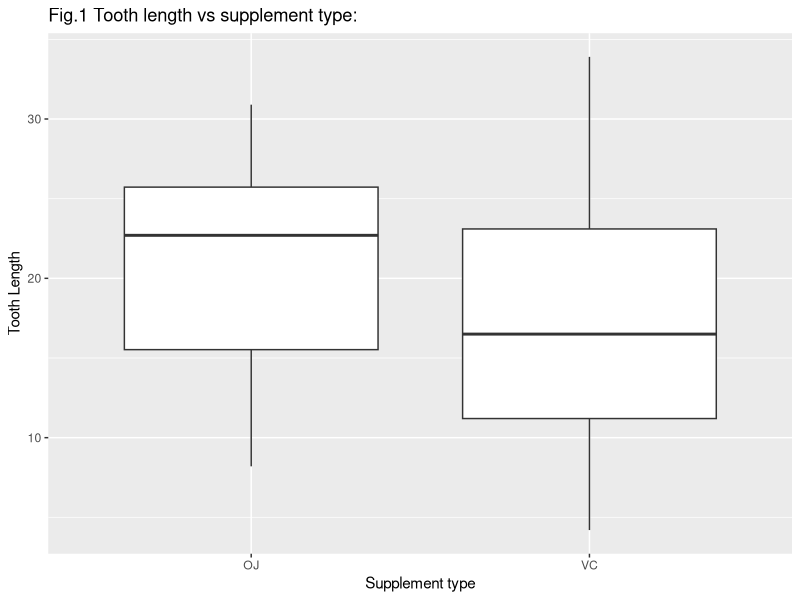
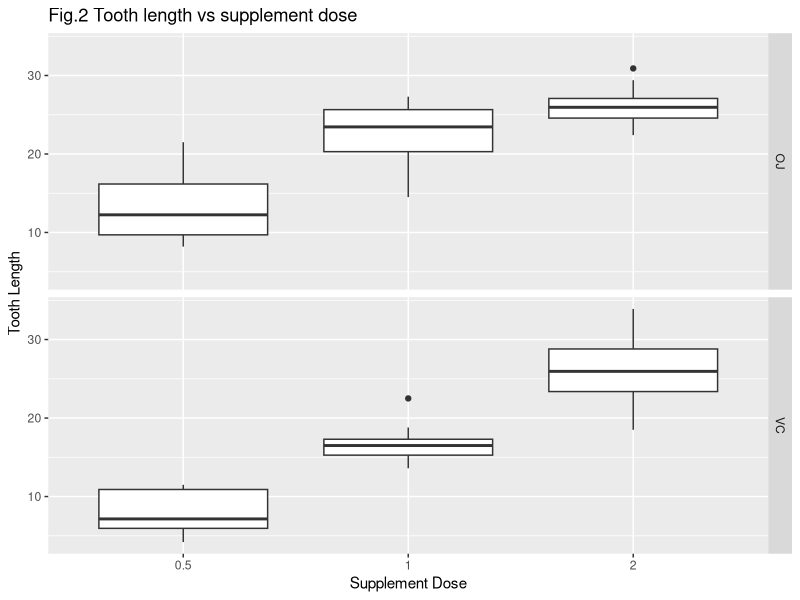

Write the R code that produced these figures, in order.
## ---- chunk 1
knitr::opts_chunk$set(echo = TRUE)
## ---- chunk 2
library(datasets)
data("ToothGrowth")

## ---- chunk 3
summary(ToothGrowth)

## ---- chunk 4
library(ggplot2)
ggplot(ToothGrowth, aes(x=supp, y=len)) + geom_boxplot()+
        labs(title="Fig.1 Tooth length vs supplement type:" )+
        labs(x="Supplement type", y="Tooth Length")

## ---- chunk 5
# Average tooth lenght for orange juice supplement

mean(ToothGrowth[ToothGrowth$supp=="OJ",1])

## ---- chunk 6
# Average tooth lenght for ascorbic acid supplement
mean(ToothGrowth[ToothGrowth$supp=="VC",1])


## ---- chunk 7

ggplot(ToothGrowth, aes(x=factor(dose), y=len)) +
        geom_boxplot()+
        facet_grid(supp ~ .)+
        labs(title="Fig.2 Tooth length vs supplement dose" )+
        labs(x="Supplement Dose", y="Tooth Length")

## ---- chunk 8
mean(ToothGrowth[ToothGrowth$supp=="OJ" & ToothGrowth$dose==2,1])

## ---- chunk 9
mean(ToothGrowth[ToothGrowth$supp=="VC" & ToothGrowth$dose==2,1])

## ---- chunk 10
t.test(ToothGrowth[ToothGrowth$supp=="OJ",1]-ToothGrowth[ToothGrowth$supp=="VC",1])

## ---- chunk 11
dose2<-ToothGrowth[ToothGrowth$dose == 2, ]

## ---- chunk 12

t.test(dose2[dose2$supp=="OJ",1]-dose2[dose2$supp=="VC",1])

